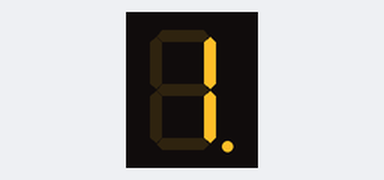
Bench run of a program on a simulated Arduino Uno, built with avr-gcc and run on an emulated ATmega328P. Parts: 1-digit seven-segment display. Wiring (inferred from the names in the program): 1-digit 7-segment display, segments lit when HIGH: segments pin 8, pin 9, pin 11, pin 12, pin 13, pin 7, pin 6, pin 10. The segment pins are drawn as the display they are named for.

Above: at 0.1 s.
At 1.1 s:
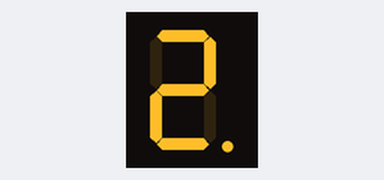
At 2.1 s:
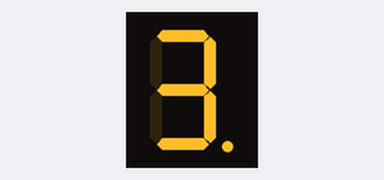

The program:

main.cpp
```cpp
#include <Arduino.h>

/*
      A
      |
      ___
F -> |___| <- B
E -> |_G_| <- C
       |  * <- DP
      D
*/
int E = 13;
int D = 12;
int C = 11;
int DP = 10;
int B = 9;
int A = 8;
int F = 7;
int G = 6;

void one();
void two();
void three();

void setup()
{
    Serial.begin(9600);
    pinMode(E, OUTPUT);
    pinMode(D, OUTPUT);
    pinMode(C, OUTPUT);
    pinMode(DP, OUTPUT);
    pinMode(B, OUTPUT);
    pinMode(A, OUTPUT);
    pinMode(F, OUTPUT);
    pinMode(G, OUTPUT);
}

void loop()
{
    one();
    delay(1000);
    two();
    delay(1000);
    three();
    delay(1000);
}

void one()
{
    digitalWrite(E, LOW);
    digitalWrite(D, LOW);
    digitalWrite(C, HIGH);
    digitalWrite(B, HIGH);
    digitalWrite(A, LOW);
    digitalWrite(F, LOW);
    digitalWrite(G, LOW);
    digitalWrite(DP, HIGH);
}

void two()
{
    digitalWrite(E, HIGH);
    digitalWrite(D, HIGH);
    digitalWrite(C, LOW);
    digitalWrite(B, HIGH);
    digitalWrite(A, HIGH);
    digitalWrite(F, LOW);
    digitalWrite(G, HIGH);
    digitalWrite(DP, HIGH);
}

void three()
{
    digitalWrite(E, LOW);
    digitalWrite(D, HIGH);
    digitalWrite(C, HIGH);
    digitalWrite(B, HIGH);
    digitalWrite(A, HIGH);
    digitalWrite(F, LOW);
    digitalWrite(G, HIGH);
    digitalWrite(DP, HIGH);
}
```

Measured:
- by itself, everything shown: repeats every 3.0 s, in 3 steps
- what the display in image 1 shows lasts 1.0 s, from 1.0 s to 2.0 s
